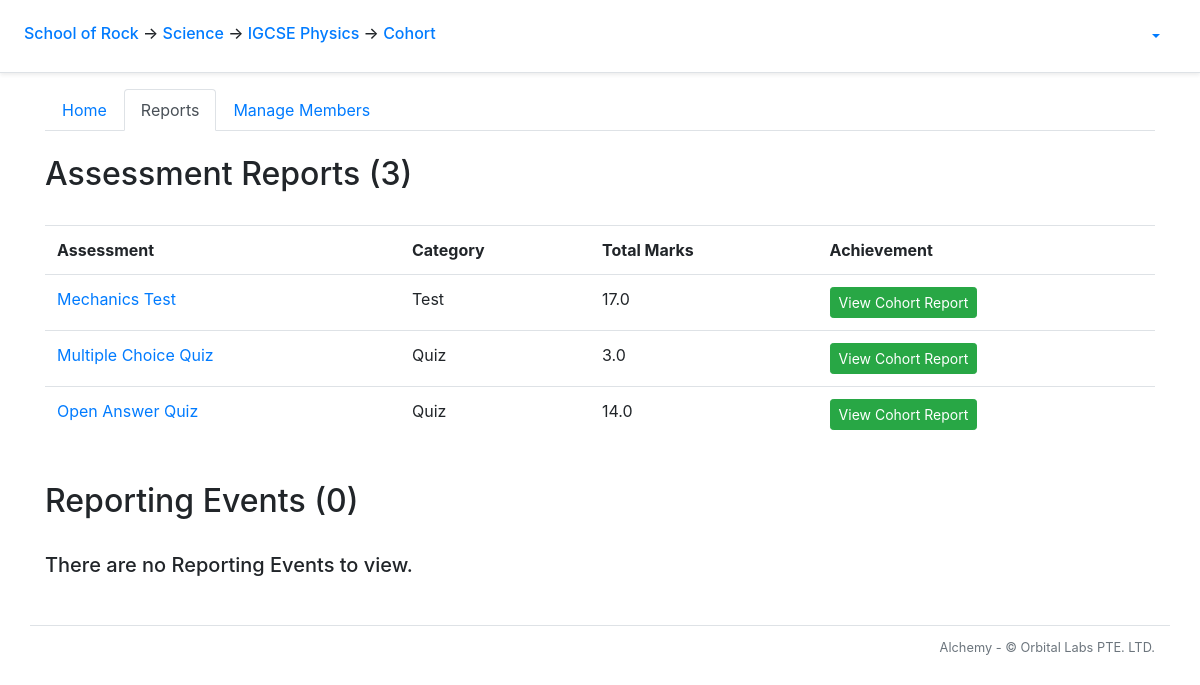
Screenshot of /course/1/cohort/view_reports with the database file from the repository.
### alchemy/models.py (models this page shows, shortened)
class School(db.Model):
    __tablename__ = 'school'
    id = db.Column(db.Integer, primary_key=True)
    name = db.Column(db.String(50))
    departments = db.relationship('Department', backref='school')
    snapshots = db.relationship('Snapshot', backref='school')

class Department(db.Model):
    __tablename__ = 'department'
    id = db.Column(db.Integer, primary_key=True)
    name = db.Column(db.String(50))
    school_id = db.Column(db.Integer, db.ForeignKey('school.id'))
    courses = db.relationship('Course', backref='department')

class Course(db.Model):
    __tablename__ = 'course'
    id = db.Column(db.Integer, primary_key=True)
    name = db.Column(db.String(20), nullable=False)
    department_id = db.Column(db.Integer, db.ForeignKey('department.id'))
    questions = db.relationship('Question', backref = 'q_course')
    tags = db.relationship('Tag', backref='tag_course')
    clazzes = db.relationship('Clazz', backref='course')
    papers = db.relationship('Paper', backref='course')
    grade_levels = db.relationship('GradeLevel', backref='grade_levels')
    assessment_categories = db.relationship('AssessmentCategory', backref='assessment_categories')
    checkpoints = db.relationship('Checkpoint', backref='course')

class Paper(db.Model):
    __tablename__ = 'paper'
    id = db.Column(db.Integer, primary_key=True)
    title = db.Column(db.String(50), nullable=False)
    scores = db.relationship('Score', backref='paper')
    paper_questions = db.relationship('PaperQuestion',
            order_by='PaperQuestion.order_number',
            collection_class=ordering_list('order_number', count_from=1))
    course_id = db.Column(db.Integer, db.ForeignKey('course.id'))
    category_id = db.Column(db.Integer, db.ForeignKey('assessment_category.id'), nullable=False)
    category = db.relationship('AssessmentCategory', back_populates='papers')
    checkpoints = db.relationship('Checkpoint', secondary=checkpoints_papers, back_populates='papers')
    @sqlalchemy.orm.reconstructor
    def __paper_construct__(self):
        self.build_profile()
    def build_profile(self):
        self.profile = paper_profile.PaperProfile()
        self.profile.total_questions = len(self.paper_questions)
        tag_list = []
        for pq in self.paper_questions:
            if len(pq.question.all_solutions) > 1:
                self.profile.total_mc_questions += 1
                self.profile.total_mc_points += pq.question.points
            elif len(pq.question.all_solutions) == 1:
                self.profile.total_oa_questions += 1
                self.profile.total_oa_points += pq.question.points
            else:
                pass
            self.profile.total_points += pq.question.points
            for tag in pq.question.tags:
                if tag not in tag_list:
                    tag_list.append(tag)
        if self.profile.total_mc_questions > 0:
            self.profile.has_mc_questions = True
        if self.profile.total_points != 0:
            self.profile.mcq_points_norm_ratio = round(self.profile.total_mc_points/self.profile.total_points*100, 1)
            self.profile.oaq_points_norm_ratio = round(self.profile.total_oa_points/self.profile.total_points*100, 1)
        for tag in tag_list:
            new_tag_profile = paper_profile.build_tag_profile(self, tag)
            new_tag_profile.calculate_q_percentage(self.profile)
            new_tag_profile.calculate_p_percentage(self.profile)
            self.profile.tag_profile_list.append(new_tag_profile)
    def check_clazz_scores(self, clazz):
        clazz_id = clazz.id
        scores = Score.query.filter_by(paper_id = self.id).all()
        clazz_scores = []
        for score in scores:
            student_id = score.student_id
            student = Student.query.get_or_404(student_id)
            if clazz in student.clazzes:
                clazz_scores.append(score)
        for score in clazz_scores:
            if score == None:
                return False
            else:
                return True
    def has_all_scores(self):
        has_all_scores = True
        for clazz in self.course.clazzes:
            if not self.check_clazz_scores(clazz):
                has_all_scores = False
        return has_all_scores

class AssessmentCategory(db.Model):
    __tablename__ = 'assessment_category'
    id = db.Column(db.Integer, primary_key=True)
    name = db.Column(db.String())
    weight = db.Column(db.Float)
    course_id = db.Column(db.Integer, db.ForeignKey('course.id'), nullable=False)
    papers = db.relationship('Paper', back_populates='category')

### alchemy/views/cohort.py (the view)
@bp_cohort.route('/view_reports')
@auth_manager.require_group
def view_reports():
    return flask.render_template('course/cohort/view_reports.html', num_students = get_cohort_size(g.course), clazz_profiles = get_clazz_course_profiles(g.course))

### alchemy/auth_manager.py (called while the page is built)
def auth_enabled():
    return False

def require_group(func):
    @functools.wraps(func)
    def deco(*args, **kwargs):
        if not auth_enabled():
            g.current_user = None
        elif flask_jwt_extended.verify_jwt_in_request(optional=True):
            g.current_user = flask_jwt_extended.get_current_user()
        else:
            flask.abort(401)
        return func(*args, **kwargs)
    return deco

### alchemy/reports/data_manager.py (called while the page is built)
def total_score(score_list):
    return sum(score.value for score in score_list if score.value)

def calc_percentage(numerator, denominator):
    percentage = round(numerator/denominator*100, 2)
    return percentage

def determine_grade(percentage, course):
    grade_levels = course.grade_levels
    for i in range(len(grade_levels)):
        if percentage >= grade_levels[i].lower_bound:
            new_grade = grade_levels[i].grade
            break
    return new_grade

    def build_self(self, clazz, course):
        for student in clazz.students:
            self.student_course_profiles.append(StudentCourseProfile(student, course))

    def build_self(self, student, course):
        for paper in course.papers:
            paper_score_tally = PaperScoreTally.from_student(student, paper)
            self.paper_score_tallies.append(paper_score_tally)
        for checkpoint in course.checkpoints:
            checkpoint_tally = checkpoint_data_manager.StudentCheckpointTally(student, checkpoint)
            self.checkpoint_tallies.append(checkpoint_tally)

### alchemy/views/cohort.py (called while the page is built)
def get_cohort_size(course):
    num_students = 0
    for clazz in course.clazzes:
        num_students+=len(clazz.students)
    return num_students

@bp_cohort.url_value_preprocessor
def url_value_preprocessor(endpoint, values):
    g.cohort = "Cohort"

@bp_cohort.before_request
def before_request():
    g.html_title = f'{{{ g.course.name }}} - Current Cohort'
    g.student_paper_report_sections_string = 'OverviewSection,AdjacentGradesSection,ClazzSummarySection,CohortSummarySection,HighlightsSection,TagDetailsSection,QuestionDetailsSection'
    g.cohort_paper_report_sections_string = 'OverviewSection,OverviewPlotSection,OverviewDetailsSection,GradeOverviewSection,TagOverviewSection,QuestionOverviewSection,TagDetailsSection,QuestionDetailsSection'
    g.cohort_checkpoint_report_sections_string = 'OverviewSection,GradeOverviewSection,OverviewDetailsSection,TagOverviewSection'

### alchemy/views/course.py (called while the page is built)
@bp_course.url_defaults
def url_defaults(endpoint, values):
    if 'course_id' not in values:
        values['course_id'] = g.course.id

### alchemy/templates/course/cohort/view_reports.html
{% extends "course/cohort/layout.html" %}
{% block cohort_tab_content %}
  <h2>Assessment Reports ({{ g.course.papers | length }})</h2>
  <br>
  <table class="table table-hover">
    <tr>
      <th>Assessment</th>
      <th>Category</th>
      <th>Total Marks</th>
      <th>Achievement</th>
    </tr>
    {% for paper in g.course.papers %}
      <tr>
        <td><a href="{{ url_for('course.paper.index', paper_id = paper.id)}}">{{ paper.title }}</a></td>
        <td>{{ paper.category.name }}</td>
        <td>{{ paper.profile.total_points }}</td>
        <td>
          {% if (paper.paper_questions | length) != 0 %}
            {% if paper.has_all_scores() %}
                <a class="btn btn-success btn-sm" target="_blank" href="{{ url_for('course.cohort.paper_report', paper_id = paper.id, section_selection_string_get = g.cohort_paper_report_sections_string) }}">View Cohort Report</a>
            {% else %}
              <a class="btn btn-danger btn-sm disabled">View Cohort Repor</a>
            {% endif %}
          {% endif %}
        </td>
      </tr>
    {% endfor %}
  </table>
  <br>
  <h2>Reporting Events ({{ g.school.snapshots | length }})</h2>
  <br>
  {% if g.school.snapshots %}
    <table class="table table-hover">
      <tr>
        <th>Event</th>
        <th>Achievement</th>
      </tr>
      {% for checkpoint in g.course.checkpoints %}
        <tr>
          <td>{{ checkpoint.snapshot.name }}</td>
          <td>
            {% if not checkpoint.snapshot.is_published %}
              <a class="btn btn-danger btn-sm disabled">Not Yet Published</a>
            {% else %}
              <a class="btn btn-success btn-sm" target="_blank" href="{{ url_for('course.cohort.checkpoint_report', checkpoint_id = checkpoint.id, section_selection_string_get = g.cohort_checkpoint_report_sections_string) }}">View Cohort Report</a>
            {% endif %}
          </td>
        </tr>
      {% endfor %}
    </table>
  {% else %}
    <h5 color='red'>There are no Reporting Events to view.</h5>
  {% endif %}
{% endblock cohort_tab_content %}

### alchemy/templates/layout_start.html (shortened to what this page needs)
<!doctype html>
<html lang="en">
  <head>
      <link rel="stylesheet" href="https://stackpath.bootstrapcdn.com/bootstrap/4.5.0/css/bootstrap.min.css">
      <link rel="stylesheet" type="text/css" href="{{ url_for('static', filename='card-body.css') }}">
    </head>
    <body>
      <div class="p-3 px-md-4 mb-3 bg-white border-bottom shadow-sm">
        <div class="row justify-content-md-center">
          <div class="col d-flex align-items-baseline">
            <h6 class="mt-2 mr-3">
              {% if g.school %}
                <a href = "{{ url_for('school.index', school_id = g.school.id)}}">{{ g.school.name }}</a>
              {% else %}
                <b style="text-align: center;">Welcome to...</b>
              {% endif %}
              {% if g.department %}
                <span>&#8594;</span><a href = "{{ url_for('department.index', department_id = g.department.id) }}"> {{ g.department.name }}</a>
              {% endif %}
              {% if g.course %}
                <span>&#8594;</span><a href = "{{ url_for('course.index', course_id = g.course.id) }}"> {{ g.course.name }}</a>
              {% endif %}
              {% if g.cohort %}
                <span>&#8594;</span><a href = "{{ url_for('course.cohort.index') }}"> {{ g.cohort }}</a>
              {% endif %}
            </h6>
          </div>
          <div class="col-md-auto d-flex align-items-baseline">
            {% if 'current_user' in g %}
            <ul class="nav nav-pills">
              <li class="nav-item dropdown">
                <a class="nav-link dropdown-toggle" data-toggle="dropdown" href="#" role="button" aria-haspopup="true" aria-expanded="false">{{ g.current_user.username }}</a>
              </li>
            </ul>
            {% endif %}
          </div>
        </div>
      </div>

### rows the page displays
School: school.name "School of Rock"
Department: department.name "Science"
Course: course.name "IGCSE Physics"
Paper: title "Mechanics Test", category.name "Test", profile.total_points "17.0"
Paper: title "Multiple Choice Quiz", category.name "Quiz", profile.total_points "3.0"
Paper: title "Open Answer Quiz", category.name "Quiz", profile.total_points "14.0"

### other values shown
{{ g.cohort }} "Cohort"
{{ g.course.papers | length }} "3"
{{ g.school.snapshots | length }} "0"
